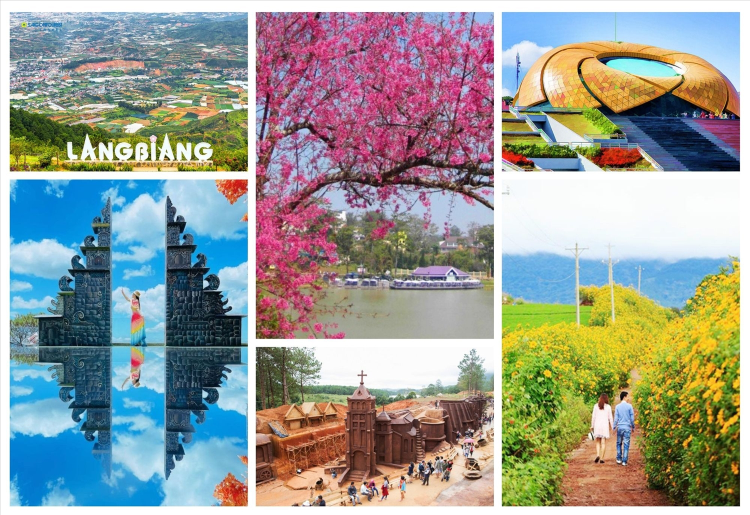
#> input picture Lab4/exercise/dalat.jpg, 1500 x 1029 px (shown at 1/2 size)
$ jupyter execute btap.ipynb
#> lines starting #> are read from the running program, lines starting #| are printed output that depends on the picture; after the words box and inside, x2 and y2 are one past the last pixel; in counts of white or black regions, pixels touching at a corner belong together
[cell 1]
##1
import cv2
import numpy as np
import matplotlib.pyplot as plt
import os

# Đọc ảnh từ thư mục exercise
image_path = "exercise/dalat.jpg"  # Đặt đúng tên ảnh nếu khác
image = cv2.imread(image_path)
#> image is the input picture: shape (1029, 1500, 3); mean B, G, R 149.9, 155.2, 151.3

if image is None:
    print("Không tìm thấy ảnh. Kiểm tra lại đường dẫn.")
    exit()

# Chuyển ảnh sang thang xám
gray = cv2.cvtColor(image, cv2.COLOR_BGR2GRAY)
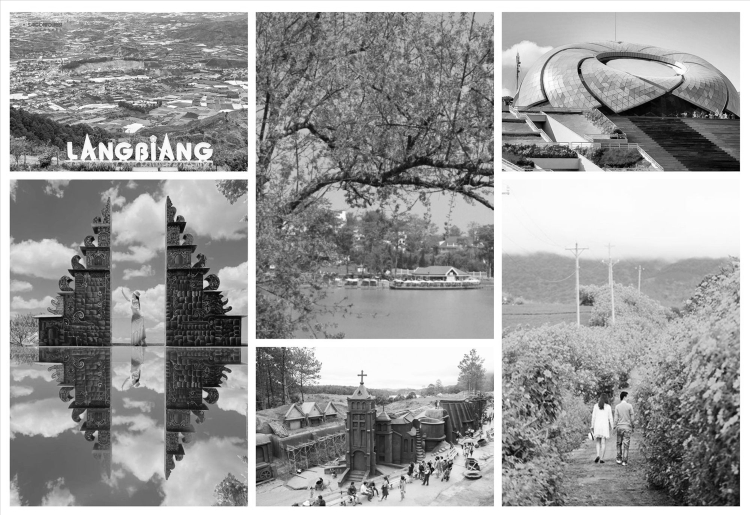
#> gray: shape (1029, 1500) (shown at 1/2 size); min 0, max 255, mean 153.5

# Áp dụng Otsu để tìm ngưỡng tự động
ret, binary = cv2.threshold(gray, 0, 255, cv2.THRESH_BINARY + cv2.THRESH_OTSU)
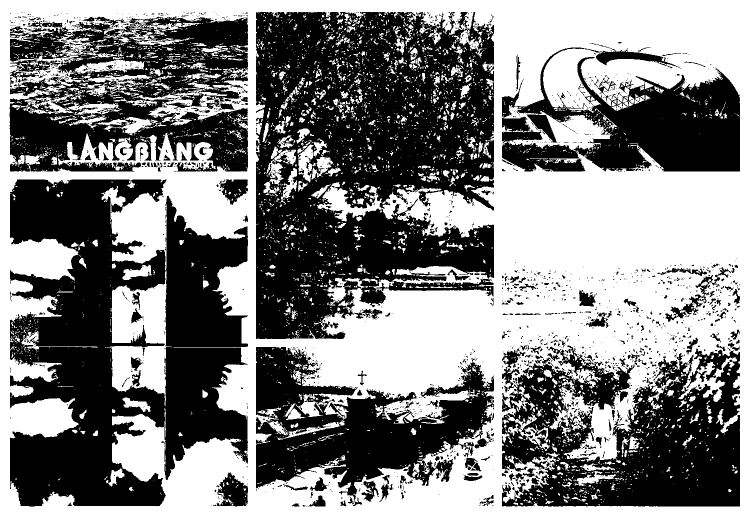
#> binary: shape (1029, 1500) (shown at 1/2 size); 50.7% white; 2086 black regions (1828 under 20 px), largest, box (x1, y1, x2, y2) and area: (512, 24, 988, 678) 220906, (20, 359, 496, 1013) 186753, (1004, 691, 1480, 1013) 95777
#> ret = 152

# Nếu muốn áp ngưỡng cụ thể 0.3 (theo yêu cầu đề bài)
threshold_value = int(0.3 * 255)
_, binary = cv2.threshold(gray, threshold_value, 255, cv2.THRESH_BINARY)
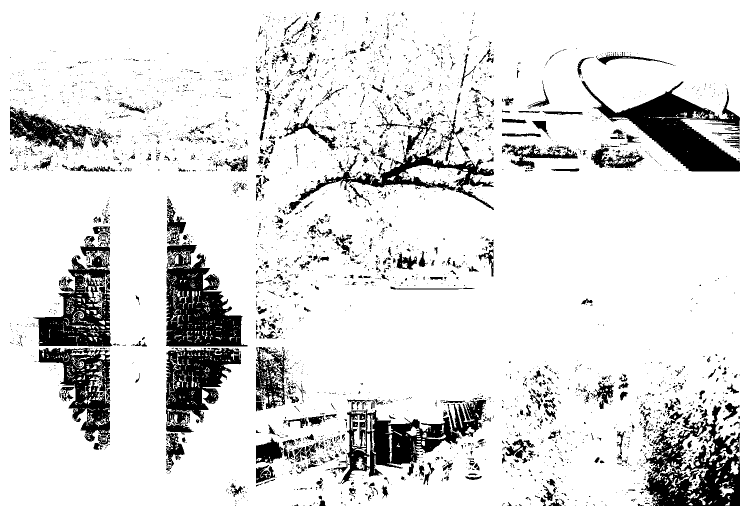
#> binary: shape (1029, 1500) (shown at 1/2 size); 87.1% white; 3869 black regions (3371 under 20 px), largest, box (x1, y1, x2, y2) and area: (1163, 162, 1480, 343) 19806, (332, 484, 495, 693) 19275, (1282, 811, 1480, 1012) 18859

# Tìm vùng LangBiang thủ công (ví dụ: chọn ROI tại một vùng có sẵn)
# Bạn có thể chỉnh tọa độ vùng chọn tùy vào ảnh thực tế
x, y, w, h = 100, 100, 200, 100  # (x, y, width, height)
roi = binary[y:y+h, x:x+w]
#> roi: shape (100, 200); 98.5% white; black in thin lines or dots

# Tịnh tiến sang phải 100px
translated = np.zeros_like(binary)
translated[y:y+h, x+100:x+100+w] = roi
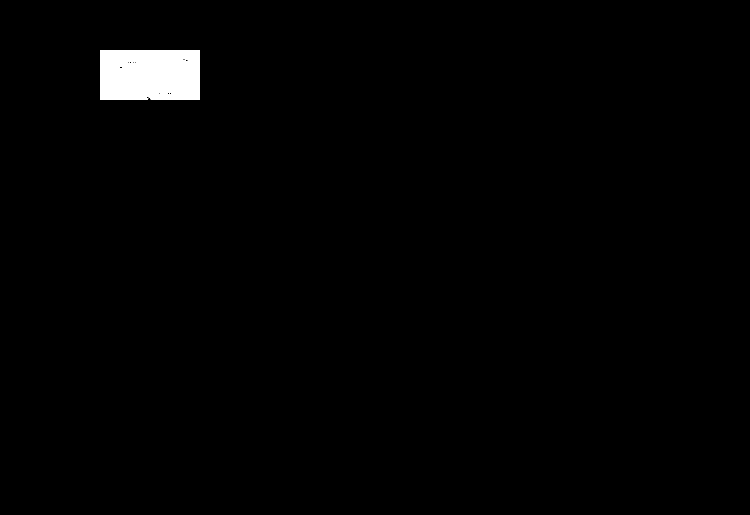
#> translated: shape (1029, 1500) (shown at 1/2 size); 1.3% white; 2 white regions (1 under 20 px), largest, box (x1, y1, x2, y2) and area: (200, 100, 400, 200) 19691

# Áp vùng tịnh tiến vào ảnh gốc để trực quan hơn
result = image.copy()
result[translated == 255] = [0, 255, 0]  # Tô màu vùng LangBiang tịnh tiến bằng màu xanh lá
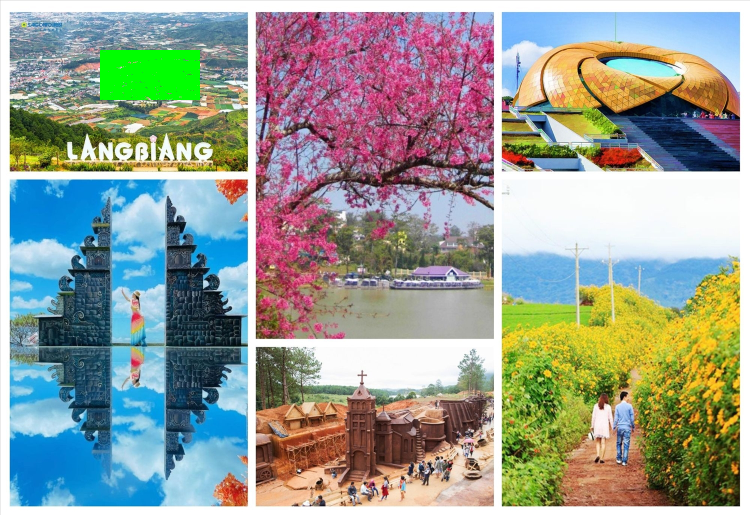
#> result: shape (1029, 1500, 3) (shown at 1/2 size); 1.28% of pixels changed, all inside (x1, y1, x2, y2) = (200, 100, 400, 200)

# Lưu ảnh
cv2.imwrite("lang_biang.jpg", result)

# Hiển thị kết quả
plt.imshow(cv2.cvtColor(result, cv2.COLOR_BGR2RGB))
plt.title("LangBiang sau khi tịnh tiến 100px")
plt.axis("off")
plt.show()

[cell 2]
##2
import cv2
import numpy as np
import matplotlib.pyplot as plt

# Đọc ảnh từ thư mục exercise
image_path = "exercise/dalat.jpg"  # Cập nhật đúng tên file nếu khác
image = cv2.imread(image_path)

if image is None:
    print("Không tìm thấy ảnh.")
    exit()

# Chuyển sang ảnh xám
gray = cv2.cvtColor(image, cv2.COLOR_BGR2GRAY)

# Chọn vùng ảnh Hồ Xuân Hương (ví dụ: bạn cần xác định tọa độ này cho đúng)
x, y, w, h = 375, 200, 300, 180  # Điều chỉnh lại nếu cần
roi = gray[y:y+h, x:x+w]
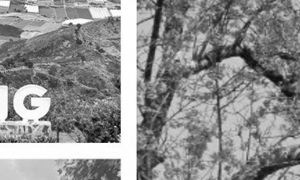
#> roi: shape (180, 300); min 0, max 255, mean 142.5

# Xoay 45 độ quanh tâm vùng chọn
(h_roi, w_roi) = roi.shape
#> h_roi = 180; w_roi = 300
center = (w_roi // 2, h_roi // 2)
#> center = (150, 90)
rotation_matrix = cv2.getRotationMatrix2D(center, 45, 1.0)
rotated_roi = cv2.warpAffine(roi, rotation_matrix, (w_roi, h_roi), flags=cv2.INTER_LINEAR, borderMode=cv2.BORDER_CONSTANT, borderValue=255)
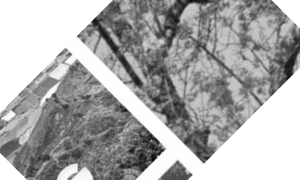
#> rotated_roi: shape (180, 300); min 2, max 255, mean 169.4

# Áp dụng Adaptive Thresholding
thresholded = cv2.adaptiveThreshold(rotated_roi, 255, cv2.ADAPTIVE_THRESH_MEAN_C, cv2.THRESH_BINARY, blockSize=11, C=60)
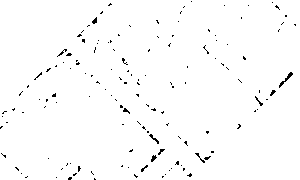
#> thresholded: shape (180, 300); 98.5% white; black in thin lines or dots

# Lưu kết quả
cv2.imwrite("ho_xuan_huong.jpg", thresholded)

# Hiển thị ảnh
plt.imshow(thresholded, cmap='gray')
plt.title("Hồ Xuân Hương sau khi xoay 45° và Threshold")
plt.axis("off")
plt.show()

[cell 3]
##3
import cv2
import numpy as np
import matplotlib.pyplot as plt

# Đọc ảnh
image = cv2.imread("exercise/dalat.jpg")  # Đặt đúng đường dẫn nếu khác

if image is None:
    print("Không tìm thấy ảnh.")
    exit()

# Chuyển sang ảnh xám
gray = cv2.cvtColor(image, cv2.COLOR_BGR2GRAY)

# Cắt vùng Quảng Trường Lâm Viên
x, y, w, h = 755, 30, 300, 210
roi = gray[y:y+h, x:x+w]
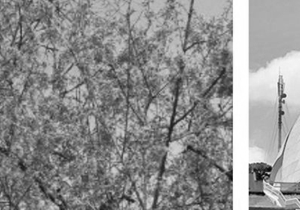
#> roi: shape (210, 300); min 2, max 255, mean 141.9

# Ánh xạ tọa độ (Coordinate Mapping: ví dụ đơn giản là làm giãn kích thước vùng)
mapped = cv2.resize(roi, (w, h), interpolation=cv2.INTER_LINEAR)

# Nhị phân ảnh
_, binary = cv2.threshold(mapped, 127, 255, cv2.THRESH_BINARY)
#> binary: shape (210, 300); 57.1% white; 217 black regions (190 under 20 px), largest, box (x1, y1, x2, y2) and area: (0, 0, 233, 210) 23689, (249, 135, 289, 197) 663, (182, 0, 223, 54) 527

# Áp dụng Binary Closing (dilate → erode)
kernel = np.ones((5, 5), np.uint8)
closed = cv2.morphologyEx(binary, cv2.MORPH_CLOSE, kernel)
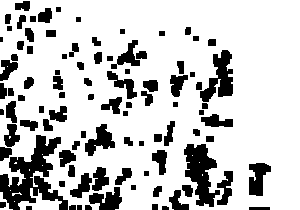
#> closed: shape (210, 300); 78.2% white; 95 black regions (1 under 20 px), largest, box (x1, y1, x2, y2) and area: (0, 135, 68, 210) 2262, (184, 144, 220, 207) 1251, (200, 50, 233, 102) 872

# Lưu ảnh kết quả
cv2.imwrite("quan_truong_lam_vien.jpg", closed)

# Hiển thị
plt.imshow(closed, cmap='gray')
plt.title("Quảng trường Lâm Viên - sau Closing")
plt.axis("off")
plt.show()

[cell 4]
import cv2
import numpy as np

def coordinate_mapping(image):
    return cv2.resize(image, (image.shape[1], image.shape[0]))  # giữ nguyên để demo

def rotate(image, angle=45):
    h, w = image.shape[:2]
    center = (w // 2, h // 2)
    matrix = cv2.getRotationMatrix2D(center, angle, 1.0)
    return cv2.warpAffine(image, matrix, (w, h))

def scale(image, fx=1.5, fy=1.5):
    return cv2.resize(image, None, fx=fx, fy=fy)

def shift(image, dx=100, dy=0):
    matrix = np.float32([[1, 0, dx], [0, 1, dy]])
    return cv2.warpAffine(image, matrix, (image.shape[1], image.shape[0]))

def adaptive_thresholding(image):
    gray = cv2.cvtColor(image, cv2.COLOR_BGR2GRAY)
    return cv2.adaptiveThreshold(gray, 255, cv2.ADAPTIVE_THRESH_MEAN_C,
                                 cv2.THRESH_BINARY, 11, 2)

def binary_dilation(image):
    gray = cv2.cvtColor(image, cv2.COLOR_BGR2GRAY)
    _, binary = cv2.threshold(gray, 127, 255, cv2.THRESH_BINARY)
    kernel = np.ones((5,5), np.uint8)
    return cv2.dilate(binary, kernel)

def binary_erosion(image):
    gray = cv2.cvtColor(image, cv2.COLOR_BGR2GRAY)
    _, binary = cv2.threshold(gray, 127, 255, cv2.THRESH_BINARY)
    kernel = np.ones((5,5), np.uint8)
    return cv2.erode(binary, kernel)

def otsu(image):
    gray = cv2.cvtColor(image, cv2.COLOR_BGR2GRAY)
    _, result = cv2.threshold(gray, 0, 255, cv2.THRESH_BINARY + cv2.THRESH_OTSU)
    return result

# Map chức năng
geo_funcs = {
    "coordinate_mapping": coordinate_mapping,
    "rotate": rotate,
    "scale": scale,
    "shift": shift
}

seg_funcs = {
    "adaptive_thresholding": adaptive_thresholding,
    "binary_dilation": binary_dilation,
    "binary_erosion": binary_erosion,
    "otsu": otsu
}

# Menu
print("Chọn 1 hoặc 2 chức năng:")
print("Geometric transformation:", list(geo_funcs.keys()))
print("Segmentation:", list(seg_funcs.keys()))

# Input
geo_choice = input("Chọn 1 chức năng geometric_transformation (Enter để bỏ qua): ")
#> the answer given: 1
seg_choice = input("Chọn 1 chức năng segment (Enter để bỏ qua): ")
#> the answer given: 1
